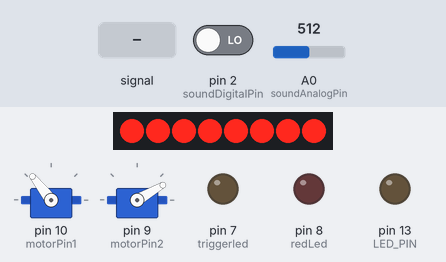
Bench run of a sketch on a simulated Arduino Uno, built with avr-gcc and run on an emulated ATmega328P. On the bench: 8 shift-register outputs drawn as a row of LEDs (first output left, lit = HIGH), 2 × servo, output pins drawn as LEDs (lit = HIGH). Wiring (inferred from the names in the program): shift register (74HC595): data pin 3; shift clock pin 11; latch pin 12. Wiring (inferred from the signals the program sends): row of LEDs: on Q0, Q1, Q2, Q3, Q4, Q5, Q6, Q7. The inputs (shaded band) are chosen by the test bench; at power-on: A0 (soundAnalogPin) = 512, pin 2 (soundDigitalPin) LOW. Pins used as bus, display or sensor lines are not drawn.

Above: at 1.2 s.
1.3 s: A0 (soundAnalogPin) fed a 200 Hz sine of ±81 counts around its level
At 1.65 s:
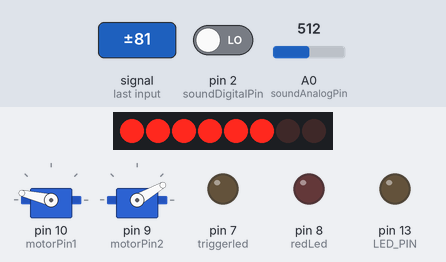
3.9 s: A0 (soundAnalogPin) set to 716
At 5.87 s:
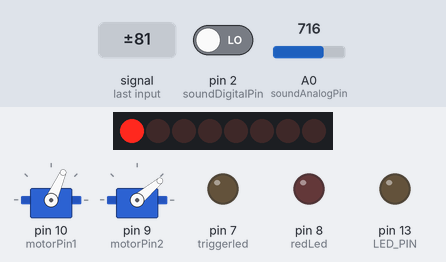
6.3 s: pin 2 (soundDigitalPin) driven HIGH
At 6.77 s:
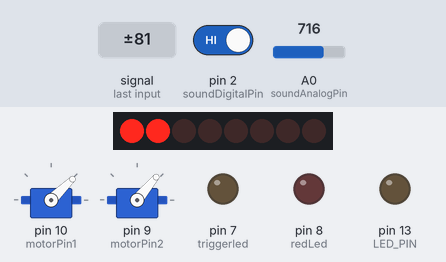
8.7 s: A0 (soundAnalogPin) fed a 1000 Hz sine of ±255 counts around its level
11.1 s: A0 (soundAnalogPin) fed a 50 Hz sine of ±306 counts around its level
At 12.8 s:
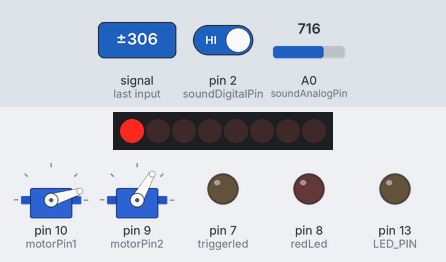
14.1 s: A0 (soundAnalogPin) set to 900
At 17.92 s:
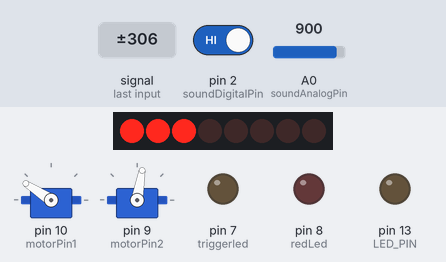
Timing chart, 0 to 20.4 s (numbered marks = the images above; inputs shaded):
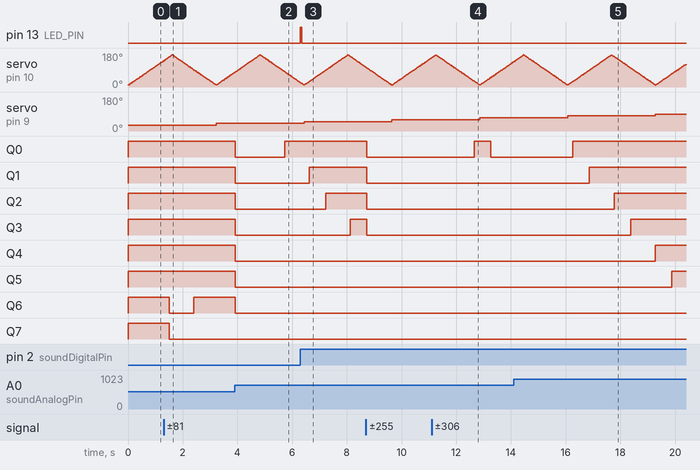

The sketch:

arduino.ino
```cpp
#include <Servo.h>

int stcp_Pin = 12;
int shcp_Pin = 11;
int ds_Pin   = 3;

const int LED_PIN       = 13;
const int espTriggerPin = 4;

const int soundDigitalPin = 2;
const int soundAnalogPin  = A0;

const int redLed     = 8;
const int triggerled = 7;

Servo motor1;
Servo motor2;

const int motorPin1 = 10;
const int motorPin2 = 9;

const int M1_LEFT  = 10;
const int M1_RIGHT = 170;

const int M2_MIN = 30;
const int M2_MAX = 120;

const int M2_STEP = 10;
const int M2_MODE_BOUNCE = 1;

int m1 = M1_LEFT;
int m1Dir = +1;
bool hitRightThisCycle = false;

int m2 = M2_MIN;
int m2Dir = +1;

unsigned long lastMoveTime = 0;
const int stepDelayMs = 10;

int lastState = LOW;
bool waitingSecond = false;
unsigned long firstClapTime = 0;
unsigned long lastEdgeTime = 0;

const unsigned long debounceMs     = 40;
const unsigned long doubleClapMs   = 200;
const unsigned long pauseMs        = 3000;
const unsigned long clapBlinkMs    = 50;

bool paused = false;
unsigned long pauseEndTime = 0;

const unsigned long espPulseMs = 300;
const unsigned long espGapMs   = 700;

bool espPulseActive = false;
bool espGapActive   = false;
unsigned long espPulseEnd = 0;
unsigned long espGapEnd   = 0;

unsigned long triggerLockoutEnd = 0;
const unsigned long triggerLockoutMs = 1500;

bool ledBlinkActive = false;
unsigned long ledBlinkEnd = 0;

unsigned long lastVU = 0;
const unsigned long vuUpdateMs = 30;

int baseline = 0;
int peak = 0;
unsigned long lastDecay = 0;
const unsigned long decayMs = 50;

void write595(uint8_t value) {
  digitalWrite(stcp_Pin, LOW);
  shiftOut(ds_Pin, shcp_Pin, LSBFIRST, value);
  digitalWrite(stcp_Pin, HIGH);
}

uint8_t levelToBarByte(int level) {
  if (level <= 0) return 0x00;
  if (level >= 8) return 0xFF;
  return (uint8_t)((1 << level) - 1);
}

void startClapBlink(unsigned long now) {
  digitalWrite(LED_PIN, HIGH);
  ledBlinkActive = true;
  ledBlinkEnd = now + clapBlinkMs;
}

void updateClapBlink(unsigned long now) {
  if (ledBlinkActive && now >= ledBlinkEnd) {
    digitalWrite(LED_PIN, LOW);
    ledBlinkActive = false;
  }
}

void startEspPulse(unsigned long now) {
  digitalWrite(espTriggerPin, HIGH);
  espPulseActive = true;
  espGapActive = false;
  espPulseEnd = now + espPulseMs;
}

void updateEspPulse(unsigned long now) {
  if (espPulseActive && now >= espPulseEnd) {
    digitalWrite(espTriggerPin, LOW);
    espPulseActive = false;
    espGapActive = true;
    espGapEnd = now + espGapMs;
  }
  if (espGapActive && now >= espGapEnd) {
    espGapActive = false;
  }
}

void stepMotor2() {
  if (M2_MODE_BOUNCE) {
    m2 += (m2Dir * M2_STEP);
    if (m2 >= M2_MAX) { m2 = M2_MAX; m2Dir = -1; }
    if (m2 <= M2_MIN) { m2 = M2_MIN; m2Dir = +1; }
  } else {
    m2 += M2_STEP;
    if (m2 > M2_MAX) m2 = M2_MAX;
    if (m2 < M2_MIN) m2 = M2_MIN;
  }
  motor2.write(m2);
}

void handleServo(unsigned long now) {
  if (paused) {
    if (now >= pauseEndTime) {
      paused = false;
      digitalWrite(redLed, LOW);
      digitalWrite(triggerled, LOW);
    }
    return;
  }

  if (now - lastMoveTime >= (unsigned long)stepDelayMs) {
    m1 += m1Dir;

    if (m1 >= M1_RIGHT) {
      m1 = M1_RIGHT;
      m1Dir = -1;
      hitRightThisCycle = true;
    } else if (m1 <= M1_LEFT) {
      m1 = M1_LEFT;
      m1Dir = +1;
      if (hitRightThisCycle) {
        hitRightThisCycle = false;
        stepMotor2();
      }
    }

    motor1.write(m1);
    lastMoveTime = now;
  }
}

void handleVUMeter(unsigned long now) {
  if (now - lastVU < vuUpdateMs) return;
  lastVU = now;

  int v = analogRead(soundAnalogPin);
  baseline = (baseline * 31 + v) / 32;

  int amp = v - baseline;
  if (amp < 0) amp = -amp;

  if (amp > peak) peak = amp;
  if (now - lastDecay >= decayMs) {
    lastDecay = now;
    if (peak > 0) peak -= 2;
    if (peak < 0) peak = 0;
  }

  int level = map(peak, 0, 200, 0, 8);
  if (level < 0) level = 0;
  if (level > 8) level = 8;

  write595(levelToBarByte(level));
}

void handleClap(unsigned long now) {
  int state = digitalRead(soundDigitalPin);

  if (now - lastEdgeTime < debounceMs) {
    lastState = state;
    return;
  }

  if (state == HIGH && lastState == LOW) {
    lastEdgeTime = now;
    startClapBlink(now);

    if (now < triggerLockoutEnd) {
      lastState = state;
      return;
    }

    if (waitingSecond && (now - firstClapTime <= doubleClapMs)) {
      paused = true;
      pauseEndTime = now + pauseMs;

      digitalWrite(redLed, HIGH);
      digitalWrite(triggerled, HIGH);

      startEspPulse(now);

      triggerLockoutEnd = now + triggerLockoutMs;
      waitingSecond = false;
    } else {
      waitingSecond = true;
      firstClapTime = now;
    }
  }

  if (waitingSecond && (now - firstClapTime > doubleClapMs)) {
    waitingSecond = false;
  }

  lastState = state;
}

void setup() {
  pinMode(soundDigitalPin, INPUT);
  pinMode(soundAnalogPin, INPUT);

  pinMode(LED_PIN, OUTPUT);
  pinMode(redLed, OUTPUT);
  pinMode(triggerled, OUTPUT);

  pinMode(stcp_Pin, OUTPUT);
  pinMode(shcp_Pin, OUTPUT);
  pinMode(ds_Pin, OUTPUT);
  write595(0x00);

  pinMode(espTriggerPin, OUTPUT);
  digitalWrite(espTriggerPin, LOW);

  motor1.attach(motorPin1);
  motor2.attach(motorPin2);

  m1 = M1_LEFT;
  m1Dir = +1;
  hitRightThisCycle = false;

  m2 = M2_MIN;
  m2Dir = +1;

  motor1.write(m1);
  motor2.write(m2);

  lastMoveTime = millis();
  baseline = analogRead(soundAnalogPin);
}

void loop() {
  unsigned long now = millis();

  handleClap(now);
  handleServo(now);
  handleVUMeter(now);

  updateClapBlink(now);
  updateEspPulse(now);
}
```

Measured:
- after the input at 1.3 s, Q6: HIGH → LOW after 0.21 s, → HIGH 0.90 s later; Q7: HIGH → LOW after 0.21 s
- after the input at 6.3 s, pin 13 (LED_PIN): LOW → HIGH at once, → LOW 0.05 s later
- after the input at 11.1 s, Q0: LOW → HIGH after 1.6 s, → LOW 0.60 s later
- after the input at 14.1 s, Q0: LOW → HIGH after 2.2 s; Q1: LOW → HIGH after 2.8 s; Q2: LOW → HIGH after 3.7 s; Q3: LOW → HIGH after 4.3 s; Q4: LOW → HIGH after 5.2 s
